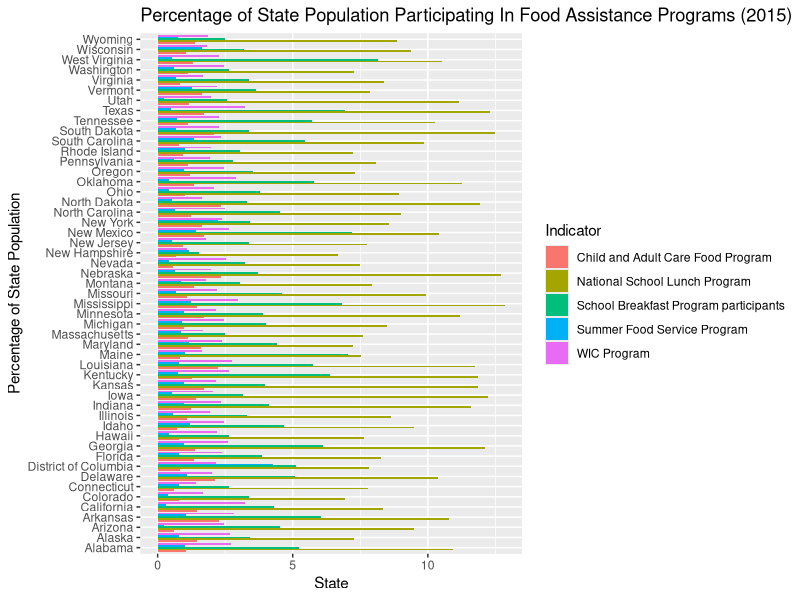

Source code (R):
library(dplyr)
library(ggplot2)
library(tidyr)
setwd("C:/Users/natna/Desktop/info478-final-project")
data <- read.csv("data/prepped/state_estimates.csv", stringsAsFactors = FALSE)

plot_data <- data %>% select(State, WIC.participants..FY.2015,
                             National.School.Lunch.Program.participants..FY.2015,
                             School.Breakfast.Program.participants..FY.2015,
                             Child.and.Adult.Care.participants..FY.2015,
                             Summer.Food.participants..FY.2015,
                             State.Population...2015)

colnames(plot_data) <- c("State", "WIC2015", "Nat_Lunch2015", "Scho_Break2015",
                         "Child_adult_care2015", "Summ_food2015", "State_pop")

plot_data <- plot_data %>% 
              mutate(perc_WIC2015 = (WIC2015 / State_pop) * 100,
                     perc_Nat_Lunch2015 = (Nat_Lunch2015 / State_pop) * 100,
                     perc_Scho_Break2015 = (Scho_Break2015 / State_pop) * 100,
                     perc_Child_adult_care2015 = (Child_adult_care2015 / State_pop) * 100,
                     perc_Summ_food2015 = (Summ_food2015 / State_pop) * 100) %>% 
              select(State,perc_WIC2015,perc_Nat_Lunch2015,perc_Scho_Break2015,perc_Child_adult_care2015,
                     perc_Summ_food2015) 

plot_data <- plot_data %>% na.omit()

plot_data_long <- gather(plot_data,
                     key = indicator,
                     value = percentage,
                     -State)

grouped_perc_plot <- ggplot(plot_data_long, aes(fill=indicator, y=percentage, x=State)) + 
  geom_bar(position="dodge", stat="identity") +
  coord_flip() +
  labs(
    x = "Percentage of State Population",
    y = "State",
    title = "Percentage of State Population Participating In Food Assistance Programs (2015)",
    fill = "Indicator"
  ) +
  scale_fill_discrete(labels = c("Child and Adult Care Food Program",
                                 "National School Lunch Program",
                                 "School Breakfast Program participants",
                                 "Summer Food Service Program",
                                 "WIC Program"))

grouped_perc_plot
